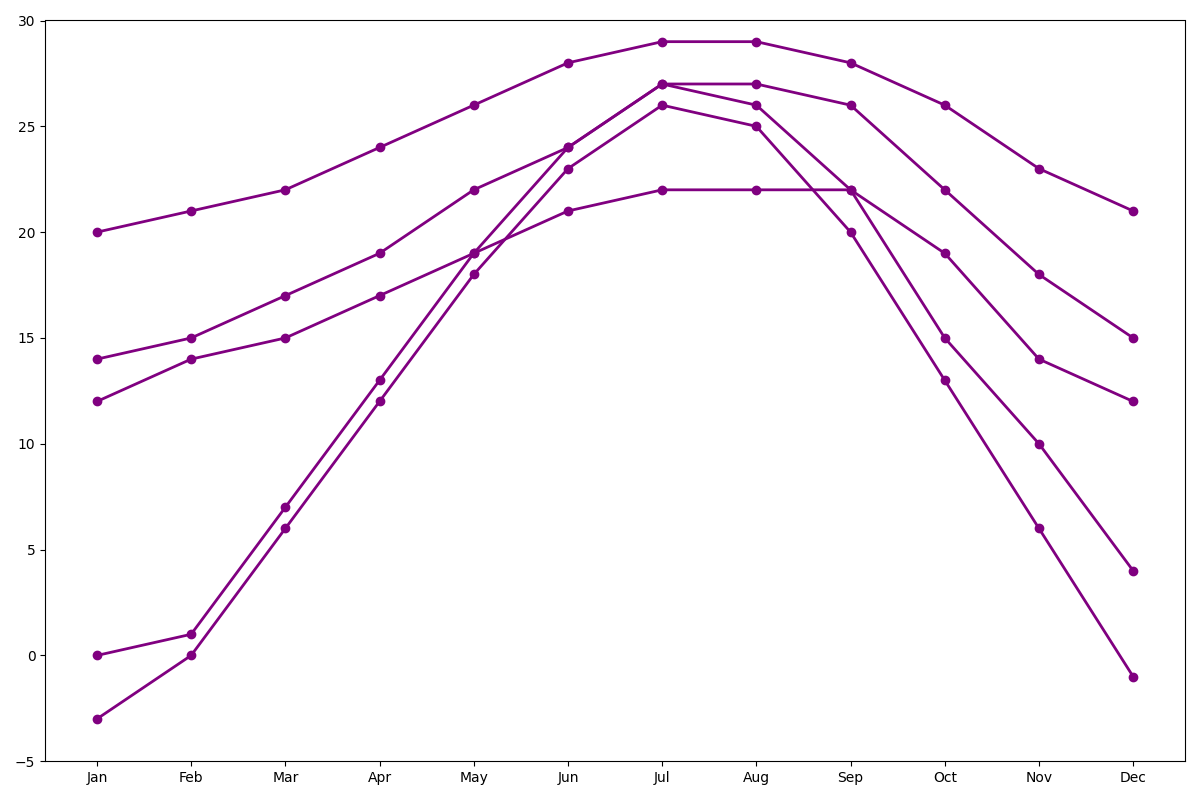

This chart was generated by the following Python code:
import matplotlib.pyplot as plt
import numpy as np

months = np.array(['Jan', 'Feb', 'Mar', 'Apr', 'May', 'Jun', 'Jul', 'Aug', 'Sep', 'Oct', 'Nov', 'Dec'])
la_temps = np.array([14, 15, 17, 19, 22, 24, 27, 27, 26, 22, 18, 15])
ny_temps = np.array([0, 1, 7, 13, 19, 24, 27, 26, 22, 15, 10, 4])
chicago_temps = np.array([-3, 0, 6, 12, 18, 23, 26, 25, 20, 13, 6, -1])

# Added made-up temperature data for San Francisco and Miami
sf_temps = np.array([12, 14, 15, 17, 19, 21, 22, 22, 22, 19, 14, 12])
miami_temps = np.array([20, 21, 22, 24, 26, 28, 29, 29, 28, 26, 23, 21])

fig, ax = plt.subplots(figsize=(12, 8))

# Plot for each city
single_color = 'purple'
ax.plot(months, la_temps, marker='o', linestyle='-', color=single_color, linewidth=2)
ax.plot(months, ny_temps, marker='o', linestyle='-', color=single_color, linewidth=2)
ax.plot(months, chicago_temps, marker='o', linestyle='-', color=single_color, linewidth=2)

# Plotting new data series
ax.plot(months, sf_temps, marker='o', linestyle='-', color=single_color, linewidth=2)
ax.plot(months, miami_temps, marker='o', linestyle='-', color=single_color, linewidth=2)

ax.set_ylim(-5, 30)

plt.tight_layout()
plt.show()
